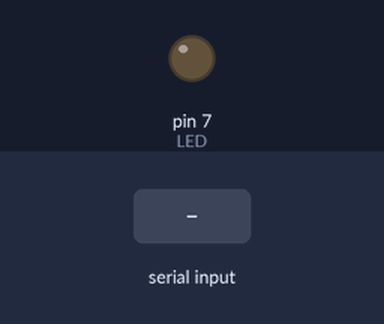
Recording of a sketch running on a simulated Arduino Uno, built with avr-gcc and run on an emulated ATmega328P. Parts: output pins drawn as LEDs (lit = HIGH). The test bench sets the inputs (shaded band). What the sketch prints to the serial monitor is not drawn.

Above: at 1.2 s.
1.3 s: "1" received over Serial
At 2.6 s:
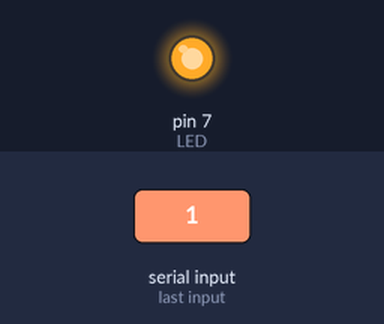
2.9 s: "0" received over Serial
At 3.9 s:
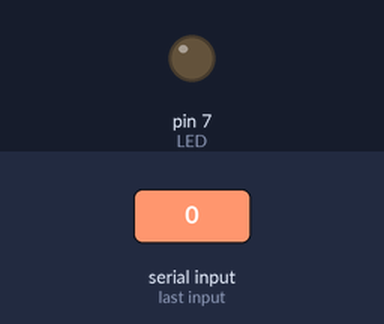
Timing chart, 0 to 5.9 s (numbered marks = the images above; inputs shaded):
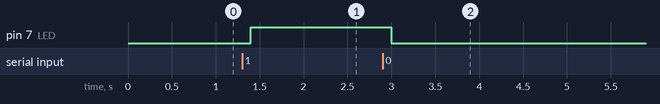

Measured:
- after the input at 1.3 s, pin 7 (LED): LOW → HIGH after 0.10 s
- after the input at 2.9 s, pin 7 (LED): HIGH → LOW after 0.10 s

The sketch:

bluetooth_code.ino
```cpp
#define LED 7
char input;

void setup() {
  // put your setup code here, to run once:
  Serial.begin(9600);
  pinMode(7,OUTPUT);
  Serial.println(" Enter 1 for ON and 0 fir OFF");
}

void loop() {
  again:
if(Serial.available())
{
  input =Serial.read();

  if(input == '1')
  {
    digitalWrite(LED,HIGH);
  }
  else if(input == '0')
  {
    digitalWrite(LED,LOW);

}
 else
 {
  Serial.println("Please enter value 0 or 1");
  goto again;
 }
}
delay(100);
}
```
